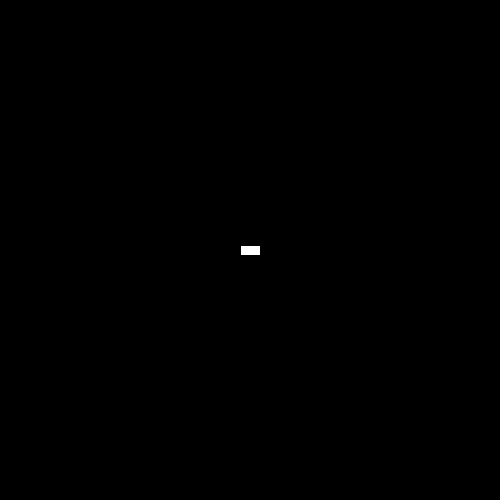
Frame 1 (no input)
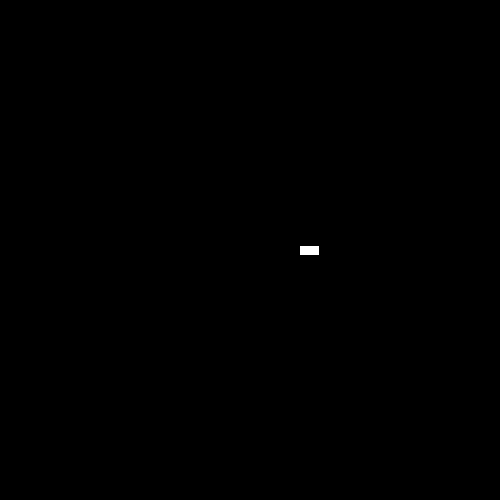
Frame 60 (the mouse pressed at the canvas centre just before this capture)
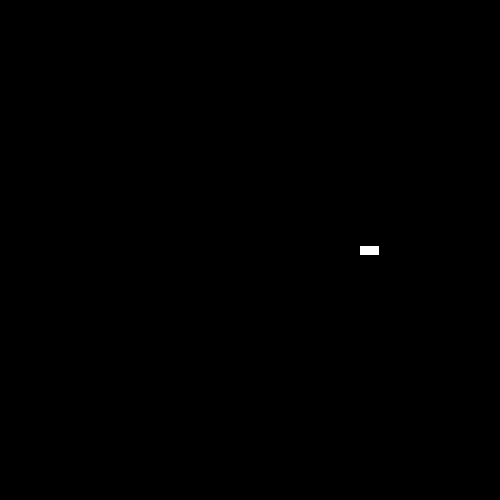
Frame 120 (the mouse held since frame 60 and released just before this capture)

The Processing sketch that drew these frames (run headless with seeded random() and noise(); from frame 60 on, the mouse is pressed at the canvas centre):

// Processing sketch: function
// ── function.pde
color c;
float xpos;
float ypos;
float xspeed;

void setup(){
  size(500,500);
  c = color(255);
  xpos = width/2;
  ypos = height/2;
  xspeed = 1;
}

void draw(){
 background(0);
 display();
 drive();
}

void display(){
 rectMode(CENTER);
 fill(c);
 rect(xpos,ypos,20,10);
}

void drive(){
  xpos = xpos + xspeed;
  if(xpos>width){
   xpos = 0; 
  }
}
